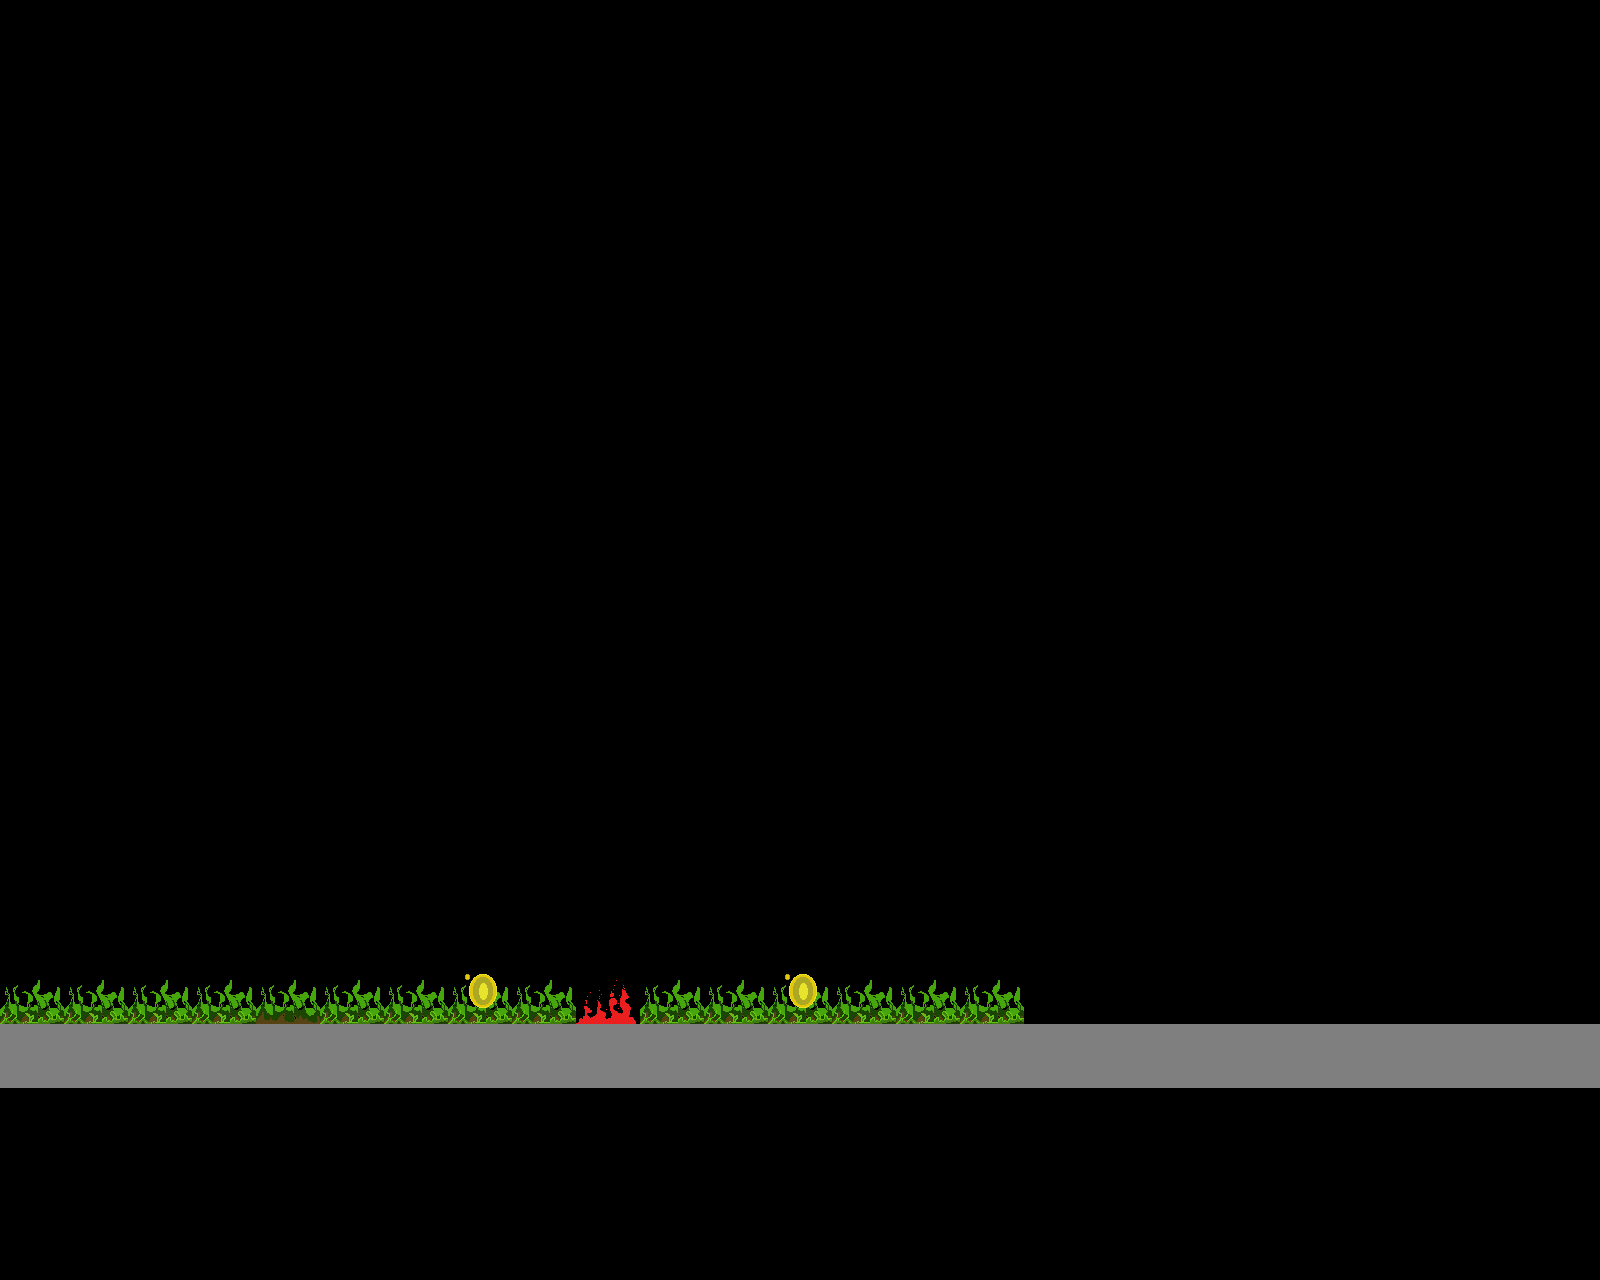

Tiled map render using the project's own tile images. Description and the map definition, with tile-layer contents summarised, below:
An orthogonal 25x20 tile map with 64x64 px tiles, 5 tile layers (Platforms, Background, Foreground, Don't Touch, ...).

<map version="1.4" tiledversion="1.4.3" orientation="orthogonal" renderorder="right-down" width="25" height="20" tilewidth="64" tileheight="64" infinite="0" nextlayerid="6" nextobjectid="1">
 <tileset firstgid="1" name="my_tiles" tilewidth="64" tileheight="64" tilecount="5" columns="0">
  <grid orientation="orthogonal" width="1" height="1" />
  <tile id="0">
   <image width="64" height="64" source="floor.png" />
  </tile>
  <tile id="1">
   <image width="64" height="64" source="coin.png" />
  </tile>
  <tile id="2">
   <image width="64" height="64" source="grass.png" />
  </tile>
  <tile id="3">
   <image width="64" height="64" source="long_grass.png" />
  </tile>
  <tile id="4">
   <image width="64" height="64" source="fire.png" />
  </tile>
 </tileset>
 <layer id="1" name="Platforms" width="25" height="20">
  <data>[500 cells, 25 non-empty, 1 distinct tile ids]</data>
 </layer>
 <layer id="3" name="Background" width="25" height="20">
  <data>[500 cells, 15 non-empty, 1 distinct tile ids]</data>
 </layer>
 <layer id="4" name="Foreground" width="25" height="20">
  <data>[500 cells, 15 non-empty, 2 distinct tile ids]</data>
 </layer>
 <layer id="5" name="Don't Touch" width="25" height="20">
  <data>[500 cells, 1 non-empty, 1 distinct tile ids]</data>
 </layer>
 <layer id="2" name="Coins" width="25" height="20">
  <data>[500 cells, 2 non-empty, 1 distinct tile ids]</data>
 </layer>
</map>
